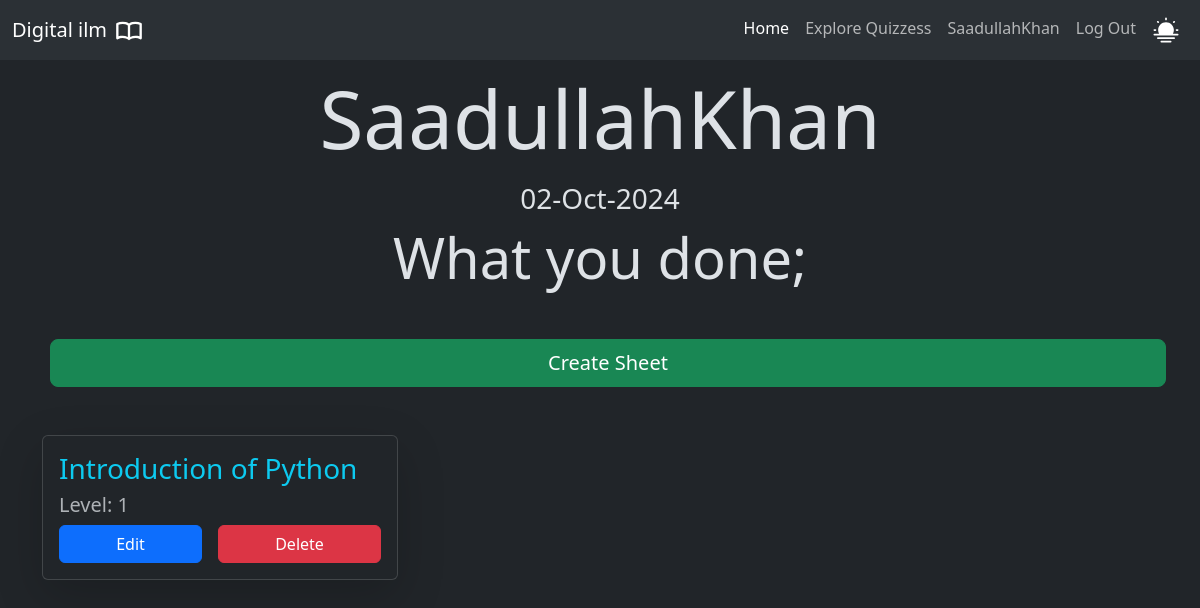
/learn/tutor/ (signed in), run on an earlier commit of the app's database.
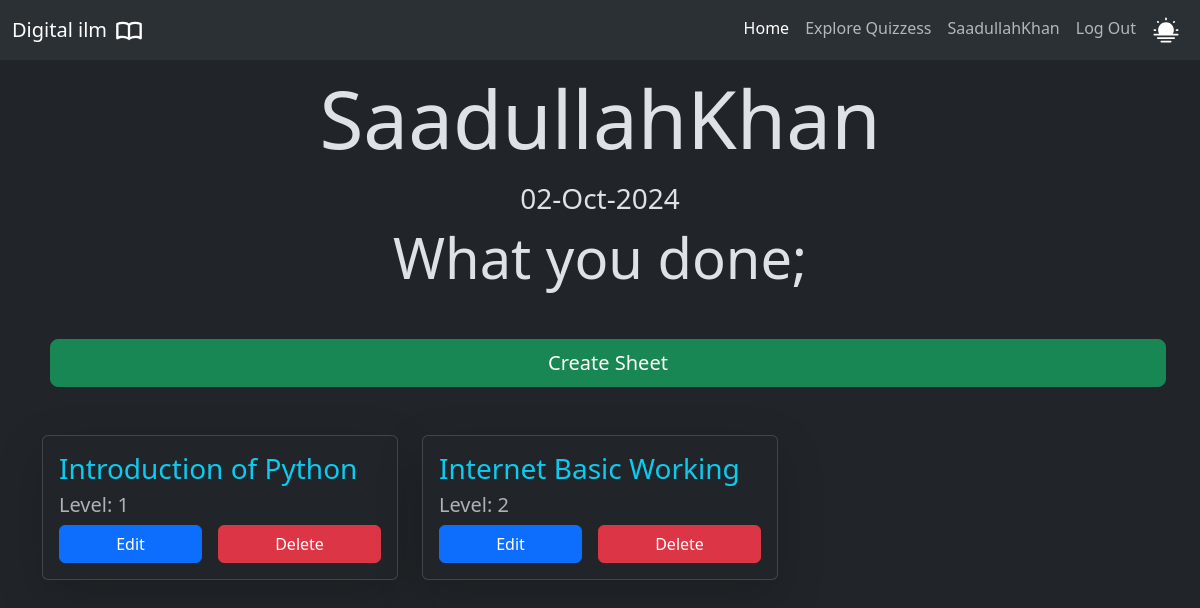
And on a later commit of the database.
### learn/models.py (models this page shows, shortened)
class QuestionSheet(models.Model):
    title = models.CharField(max_length=200)
    tutor = models.ForeignKey(User, on_delete=models.CASCADE, related_name="tutor")
    l = [
        (1, 1),
        (2, 2),
        (3, 3),
        (4, 4),
        (5, 5)]
    level = models.IntegerField(choices=l, default=1)

### learn/views.py (the view)
# urls.py: path('tutor/', views.tutor_profile, name="tutor"),
@login_required
def tutor_profile(request):
    tutor = User.objects.get(id=request.user.id)
    questions_sheet = QuestionSheet.objects.filter(tutor=tutor.id)
    if not questions_sheet.exists():
        pass
    return render(request, 'tutor.html', {"tutor": tutor, "questions_sheet": questions_sheet})

### learn/templates/tutor.html (shortened to what this page needs)
{% extends "layout.html" %}
{% block body %}
    <div class="container mt-5">
        <h1 class="display-1 text-center mb-3">{{ tutor.username}}</h1>
        <h3 class="text-center fw-light">{{ tutor.date_joined|date:"d-M-Y" }}</h3>
        <h2 class="display-4 text-center mb-5">What you done;</h2>
        <a href="{% url 'create_question_sheet' %}"
        class="btn btn-success btn-lg mx-2 mb-5"
        style="
        width: 100%;
        ">Create Sheet</a>
        <div class="row g-4">
            {% for question_sheet in questions_sheet %}
                <div class="col-12 col-sm-12 col-md-6 col-lg-4">
                    <div class="card h-100 shadow-lg">
                        <div class="card-body">
                            <h3 class="card-title"><a class="text-info text-decoration-none" href="{% url 'question_sheet_by_id' question_sheet.id %}">{{ question_sheet.title }}</a></h3>
                            <h5 class="text-muted mb-2">Level: {{ question_sheet.level }}</h5>
                            <div class="edit-delete d-flex flex-wrap align-items-center gap-3">
                                <a href="{% url 'edit_sheet' question_sheet.id %}" class="btn flex-grow-1 btn-primary  mt-auto">Edit</a>
                                <a href="{% url 'delete_sheet' question_sheet.id %}" class="btn flex-grow-1 btn-danger">Delete</a>
                            </div>
                        </div>
                    </div>
                </div>
            {% endfor %}
        </div>
    </div>
{% endblock %}

What changed in the data, as far as the page shows it:
added QuestionSheet: title "Internet Basic Working", level "2"
